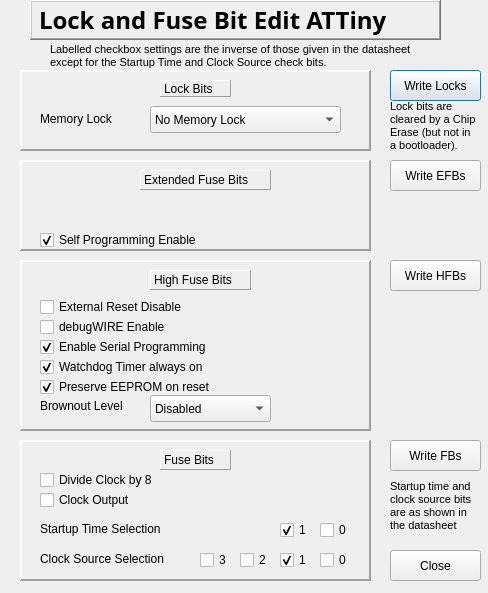
<?xml version="1.0" encoding="UTF-8"?>
<ui version="4.0">
 <class>T261Dialog</class>
 <widget class="QDialog" name="T261Dialog">
  <property name="geometry">
   <rect>
    <x>0</x>
    <y>0</y>
    <width>488</width>
    <height>593</height>
   </rect>
  </property>
  <property name="windowTitle">
   <string>Dialog</string>
  </property>
  <widget class="QLabel" name="titleLabel">
   <property name="geometry">
    <rect>
     <x>30</x>
     <y>0</y>
     <width>411</width>
     <height>40</height>
    </rect>
   </property>
   <property name="font">
    <font>
     <family>Sans Serif</family>
     <pointsize>18</pointsize>
     <weight>75</weight>
     <bold>true</bold>
    </font>
   </property>
   <property name="frameShape">
    <enum>QFrame::WinPanel</enum>
   </property>
   <property name="frameShadow">
    <enum>QFrame::Raised</enum>
   </property>
   <property name="text">
    <string>Lock and Fuse Bit Edit ATTiny</string>
   </property>
  </widget>
  <widget class="QFrame" name="extFuseFrame">
   <property name="geometry">
    <rect>
     <x>20</x>
     <y>160</y>
     <width>351</width>
     <height>91</height>
    </rect>
   </property>
   <property name="frameShape">
    <enum>QFrame::Panel</enum>
   </property>
   <property name="frameShadow">
    <enum>QFrame::Raised</enum>
   </property>
   <property name="lineWidth">
    <number>2</number>
   </property>
   <widget class="QCheckBox" name="selfProgCheck">
    <property name="geometry">
     <rect>
      <x>20</x>
      <y>70</y>
      <width>201</width>
      <height>20</height>
     </rect>
    </property>
    <property name="toolTip">
     <string>When checked it will enable the target to program its own flash memory</string>
    </property>
    <property name="layoutDirection">
     <enum>Qt::LeftToRight</enum>
    </property>
    <property name="text">
     <string>Self Programming Enable</string>
    </property>
    <property name="checked">
     <bool>true</bool>
    </property>
   </widget>
   <widget class="QLabel" name="extFuseLabel">
    <property name="geometry">
     <rect>
      <x>120</x>
      <y>10</y>
      <width>131</width>
      <height>20</height>
     </rect>
    </property>
    <property name="frameShape">
     <enum>QFrame::Panel</enum>
    </property>
    <property name="frameShadow">
     <enum>QFrame::Raised</enum>
    </property>
    <property name="text">
     <string>Extended Fuse Bits</string>
    </property>
   </widget>
  </widget>
  <widget class="QFrame" name="highFuseFrame">
   <property name="geometry">
    <rect>
     <x>20</x>
     <y>260</y>
     <width>351</width>
     <height>171</height>
    </rect>
   </property>
   <property name="frameShape">
    <enum>QFrame::Panel</enum>
   </property>
   <property name="frameShadow">
    <enum>QFrame::Raised</enum>
   </property>
   <property name="lineWidth">
    <number>2</number>
   </property>
   <widget class="QLabel" name="highFuseLabel_2">
    <property name="geometry">
     <rect>
      <x>130</x>
      <y>10</y>
      <width>101</width>
      <height>20</height>
     </rect>
    </property>
    <property name="frameShape">
     <enum>QFrame::Panel</enum>
    </property>
    <property name="frameShadow">
     <enum>QFrame::Raised</enum>
    </property>
    <property name="text">
     <string>High Fuse Bits</string>
    </property>
   </widget>
   <widget class="QCheckBox" name="resetDisableBox">
    <property name="geometry">
     <rect>
      <x>20</x>
      <y>37</y>
      <width>201</width>
      <height>20</height>
     </rect>
    </property>
    <property name="toolTip">
     <string>Disables the external reset pin for use as a general port</string>
    </property>
    <property name="layoutDirection">
     <enum>Qt::LeftToRight</enum>
    </property>
    <property name="text">
     <string>External Reset Disable  </string>
    </property>
    <property name="checked">
     <bool>false</bool>
    </property>
   </widget>
   <widget class="QCheckBox" name="debugWIREBox">
    <property name="geometry">
     <rect>
      <x>20</x>
      <y>57</y>
      <width>191</width>
      <height>20</height>
     </rect>
    </property>
    <property name="toolTip">
     <string>Enables the debugWire capability</string>
    </property>
    <property name="layoutDirection">
     <enum>Qt::LeftToRight</enum>
    </property>
    <property name="text">
     <string>debugWIRE Enable</string>
    </property>
    <property name="checked">
     <bool>false</bool>
    </property>
   </widget>
   <widget class="QCheckBox" name="enableSerialBox">
    <property name="geometry">
     <rect>
      <x>20</x>
      <y>77</y>
      <width>201</width>
      <height>20</height>
     </rect>
    </property>
    <property name="toolTip">
     <string>Enables the use of serial (SPI) programming of the target</string>
    </property>
    <property name="layoutDirection">
     <enum>Qt::LeftToRight</enum>
    </property>
    <property name="text">
     <string>Enable Serial Programming</string>
    </property>
    <property name="checked">
     <bool>true</bool>
    </property>
   </widget>
   <widget class="QCheckBox" name="watchdogOnBox">
    <property name="geometry">
     <rect>
      <x>20</x>
      <y>97</y>
      <width>201</width>
      <height>20</height>
     </rect>
    </property>
    <property name="toolTip">
     <string>Prevents the watchdog timer from being turned off</string>
    </property>
    <property name="layoutDirection">
     <enum>Qt::LeftToRight</enum>
    </property>
    <property name="text">
     <string>Watchdog Timer always on</string>
    </property>
    <property name="checked">
     <bool>true</bool>
    </property>
   </widget>
   <widget class="QCheckBox" name="preserveEEPROMBox">
    <property name="geometry">
     <rect>
      <x>20</x>
      <y>117</y>
      <width>201</width>
      <height>20</height>
     </rect>
    </property>
    <property name="toolTip">
     <string>Keeps the EEPROM contents following a chip erase action</string>
    </property>
    <property name="layoutDirection">
     <enum>Qt::LeftToRight</enum>
    </property>
    <property name="text">
     <string>Preserve EEPROM on reset</string>
    </property>
    <property name="checked">
     <bool>true</bool>
    </property>
   </widget>
   <widget class="QComboBox" name="brownoutBox">
    <property name="geometry">
     <rect>
      <x>130</x>
      <y>135</y>
      <width>121</width>
      <height>27</height>
     </rect>
    </property>
    <item>
     <property name="text">
      <string>Disabled</string>
     </property>
    </item>
    <item>
     <property name="text">
      <string>1.8V</string>
     </property>
    </item>
    <item>
     <property name="text">
      <string>2.7V</string>
     </property>
    </item>
    <item>
     <property name="text">
      <string>4.3V</string>
     </property>
    </item>
   </widget>
   <widget class="QLabel" name="brownoutLabel">
    <property name="geometry">
     <rect>
      <x>20</x>
      <y>137</y>
      <width>111</width>
      <height>17</height>
     </rect>
    </property>
    <property name="text">
     <string>Brownout Level</string>
    </property>
   </widget>
  </widget>
  <widget class="QFrame" name="fuseFrame">
   <property name="geometry">
    <rect>
     <x>20</x>
     <y>440</y>
     <width>351</width>
     <height>141</height>
    </rect>
   </property>
   <property name="frameShape">
    <enum>QFrame::Panel</enum>
   </property>
   <property name="frameShadow">
    <enum>QFrame::Raised</enum>
   </property>
   <property name="lineWidth">
    <number>2</number>
   </property>
   <widget class="QCheckBox" name="clockOutBox">
    <property name="geometry">
     <rect>
      <x>20</x>
      <y>50</y>
      <width>201</width>
      <height>20</height>
     </rect>
    </property>
    <property name="toolTip">
     <string>Output the clock signal on pin PB0</string>
    </property>
    <property name="layoutDirection">
     <enum>Qt::LeftToRight</enum>
    </property>
    <property name="text">
     <string>Clock Output</string>
    </property>
    <property name="checked">
     <bool>false</bool>
    </property>
   </widget>
   <widget class="QCheckBox" name="clockDivide8Box">
    <property name="geometry">
     <rect>
      <x>20</x>
      <y>30</y>
      <width>201</width>
      <height>20</height>
     </rect>
    </property>
    <property name="toolTip">
     <string>Divide down the clock frequency by 8</string>
    </property>
    <property name="layoutDirection">
     <enum>Qt::LeftToRight</enum>
    </property>
    <property name="text">
     <string>Divide Clock by 8</string>
    </property>
    <property name="checked">
     <bool>false</bool>
    </property>
   </widget>
   <widget class="QLabel" name="fuseLabel">
    <property name="geometry">
     <rect>
      <x>140</x>
      <y>10</y>
      <width>71</width>
      <height>20</height>
     </rect>
    </property>
    <property name="frameShape">
     <enum>QFrame::Panel</enum>
    </property>
    <property name="frameShadow">
     <enum>QFrame::Raised</enum>
    </property>
    <property name="text">
     <string>Fuse Bits</string>
    </property>
   </widget>
   <widget class="QCheckBox" name="startupTimeBox">
    <property name="geometry">
     <rect>
      <x>300</x>
      <y>80</y>
      <width>41</width>
      <height>20</height>
     </rect>
    </property>
    <property name="toolTip">
     <string/>
    </property>
    <property name="layoutDirection">
     <enum>Qt::LeftToRight</enum>
    </property>
    <property name="text">
     <string>0</string>
    </property>
    <property name="checked">
     <bool>false</bool>
    </property>
   </widget>
   <widget class="QCheckBox" name="startupTimeBox_2">
    <property name="geometry">
     <rect>
      <x>260</x>
      <y>80</y>
      <width>41</width>
      <height>20</height>
     </rect>
    </property>
    <property name="toolTip">
     <string/>
    </property>
    <property name="layoutDirection">
     <enum>Qt::LeftToRight</enum>
    </property>
    <property name="text">
     <string>1</string>
    </property>
    <property name="checked">
     <bool>true</bool>
    </property>
   </widget>
   <widget class="QCheckBox" name="clockSourceBox">
    <property name="geometry">
     <rect>
      <x>300</x>
      <y>110</y>
      <width>41</width>
      <height>20</height>
     </rect>
    </property>
    <property name="toolTip">
     <string/>
    </property>
    <property name="layoutDirection">
     <enum>Qt::LeftToRight</enum>
    </property>
    <property name="text">
     <string>0</string>
    </property>
    <property name="checked">
     <bool>false</bool>
    </property>
   </widget>
   <widget class="QCheckBox" name="clockSourceBox_2">
    <property name="geometry">
     <rect>
      <x>260</x>
      <y>110</y>
      <width>41</width>
      <height>20</height>
     </rect>
    </property>
    <property name="toolTip">
     <string/>
    </property>
    <property name="layoutDirection">
     <enum>Qt::LeftToRight</enum>
    </property>
    <property name="text">
     <string>1</string>
    </property>
    <property name="checked">
     <bool>true</bool>
    </property>
   </widget>
   <widget class="QCheckBox" name="clockSourceBox_3">
    <property name="geometry">
     <rect>
      <x>220</x>
      <y>110</y>
      <width>41</width>
      <height>20</height>
     </rect>
    </property>
    <property name="toolTip">
     <string/>
    </property>
    <property name="layoutDirection">
     <enum>Qt::LeftToRight</enum>
    </property>
    <property name="text">
     <string>2</string>
    </property>
    <property name="checked">
     <bool>false</bool>
    </property>
   </widget>
   <widget class="QCheckBox" name="clockSourceBox_4">
    <property name="geometry">
     <rect>
      <x>180</x>
      <y>110</y>
      <width>41</width>
      <height>20</height>
     </rect>
    </property>
    <property name="toolTip">
     <string/>
    </property>
    <property name="layoutDirection">
     <enum>Qt::LeftToRight</enum>
    </property>
    <property name="text">
     <string>3</string>
    </property>
    <property name="checked">
     <bool>false</bool>
    </property>
   </widget>
   <widget class="QLabel" name="clockSourceLabel">
    <property name="geometry">
     <rect>
      <x>20</x>
      <y>110</y>
      <width>151</width>
      <height>17</height>
     </rect>
    </property>
    <property name="toolTip">
     <string>Clock Source Selection.. Refer to the datasheets. The settings are not inverted and match those of the datasheet.</string>
    </property>
    <property name="text">
     <string>Clock Source Selection</string>
    </property>
   </widget>
   <widget class="QLabel" name="startupTimeLabel">
    <property name="geometry">
     <rect>
      <x>20</x>
      <y>80</y>
      <width>151</width>
      <height>17</height>
     </rect>
    </property>
    <property name="toolTip">
     <string>This depends on the choice of clock source. Refer to the datasheets. The settings are not inverted and match those of the datasheet.</string>
    </property>
    <property name="text">
     <string>Startup Time Selection</string>
    </property>
   </widget>
  </widget>
  <widget class="QFrame" name="lockFrame">
   <property name="geometry">
    <rect>
     <x>20</x>
     <y>70</y>
     <width>351</width>
     <height>81</height>
    </rect>
   </property>
   <property name="frameShape">
    <enum>QFrame::Panel</enum>
   </property>
   <property name="frameShadow">
    <enum>QFrame::Raised</enum>
   </property>
   <property name="lineWidth">
    <number>2</number>
   </property>
   <widget class="QLabel" name="memoryLockLabel">
    <property name="geometry">
     <rect>
      <x>20</x>
      <y>40</y>
      <width>91</width>
      <height>17</height>
     </rect>
    </property>
    <property name="text">
     <string>Memory Lock</string>
    </property>
   </widget>
   <widget class="QComboBox" name="memoryLockBox">
    <property name="geometry">
     <rect>
      <x>130</x>
      <y>36</y>
      <width>191</width>
      <height>27</height>
     </rect>
    </property>
    <property name="toolTip">
     <string>Selects the type of locking of memory, either none, read only or read/write. Fuse bits are locked in the latter two modes.</string>
    </property>
    <item>
     <property name="text">
      <string>No Memory Lock</string>
     </property>
    </item>
    <item>
     <property name="text">
      <string>Memory/Fuse Write Lock</string>
     </property>
    </item>
    <item>
     <property name="text">
      <string>Memory/Fuse/BootLock Read and Write Lock</string>
     </property>
    </item>
   </widget>
   <widget class="QLabel" name="lockLabel">
    <property name="geometry">
     <rect>
      <x>140</x>
      <y>10</y>
      <width>71</width>
      <height>17</height>
     </rect>
    </property>
    <property name="frameShape">
     <enum>QFrame::Panel</enum>
    </property>
    <property name="frameShadow">
     <enum>QFrame::Raised</enum>
    </property>
    <property name="text">
     <string>Lock Bits</string>
    </property>
   </widget>
  </widget>
  <widget class="QPushButton" name="lockWriteButton">
   <property name="geometry">
    <rect>
     <x>390</x>
     <y>70</y>
     <width>91</width>
     <height>31</height>
    </rect>
   </property>
   <property name="text">
    <string>Write Locks</string>
   </property>
  </widget>
  <widget class="QPushButton" name="extFuseWriteButton">
   <property name="geometry">
    <rect>
     <x>390</x>
     <y>160</y>
     <width>91</width>
     <height>31</height>
    </rect>
   </property>
   <property name="text">
    <string>Write EFBs</string>
   </property>
  </widget>
  <widget class="QPushButton" name="highFuseWriteButton">
   <property name="geometry">
    <rect>
     <x>390</x>
     <y>260</y>
     <width>91</width>
     <height>31</height>
    </rect>
   </property>
   <property name="text">
    <string>Write HFBs</string>
   </property>
  </widget>
  <widget class="QPushButton" name="fuseWriteButton">
   <property name="geometry">
    <rect>
     <x>390</x>
     <y>440</y>
     <width>91</width>
     <height>31</height>
    </rect>
   </property>
   <property name="text">
    <string>Write FBs</string>
   </property>
  </widget>
  <widget class="QLabel" name="warningLabel_3">
   <property name="geometry">
    <rect>
     <x>390</x>
     <y>100</y>
     <width>91</width>
     <height>51</height>
    </rect>
   </property>
   <property name="font">
    <font>
     <family>Arial</family>
     <pointsize>8</pointsize>
    </font>
   </property>
   <property name="text">
    <string>Lock bits are
cleared by a Chip
Erase (but not in
a bootloader).</string>
   </property>
  </widget>
  <widget class="QLabel" name="warningLabel_4">
   <property name="geometry">
    <rect>
     <x>390</x>
     <y>480</y>
     <width>91</width>
     <height>51</height>
    </rect>
   </property>
   <property name="font">
    <font>
     <family>Arial</family>
     <pointsize>8</pointsize>
    </font>
   </property>
   <property name="text">
    <string>Startup time and
clock source bits
are as shown in
the datasheet</string>
   </property>
  </widget>
  <widget class="QPushButton" name="closeButton">
   <property name="geometry">
    <rect>
     <x>390</x>
     <y>550</y>
     <width>91</width>
     <height>31</height>
    </rect>
   </property>
   <property name="text">
    <string>Close</string>
   </property>
  </widget>
  <widget class="QLabel" name="warningLabel_2">
   <property name="geometry">
    <rect>
     <x>50</x>
     <y>40</y>
     <width>371</width>
     <height>31</height>
    </rect>
   </property>
   <property name="font">
    <font>
     <family>Arial</family>
     <pointsize>8</pointsize>
    </font>
   </property>
   <property name="text">
    <string>Labelled checkbox settings are the inverse of those given in the datasheet
except for the Startup Time and Clock Source check bits.</string>
   </property>
  </widget>
 </widget>
 <resources/>
 <connections/>
</ui>
